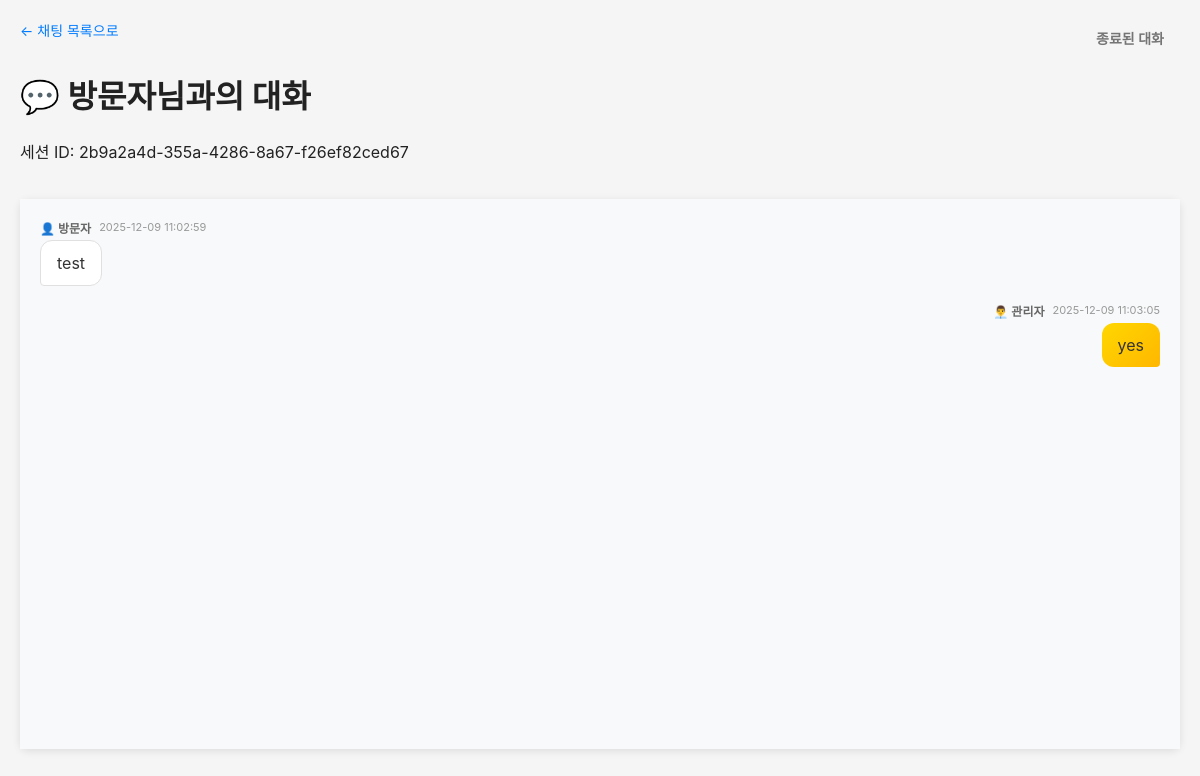
The page /admin/chats/2b9a2a4d-355a-4286-8a67-f26ef82ced67 (signed in) on the database its author committed.
### tables this page shows
CREATE TABLE chat_sessions (
			id INTEGER PRIMARY KEY AUTOINCREMENT,
			session_id TEXT UNIQUE NOT NULL,
			user_name TEXT,
			user_email TEXT,
			status TEXT DEFAULT 'active',
			created_at TIMESTAMP DEFAULT CURRENT_TIMESTAMP,
			updated_at TIMESTAMP DEFAULT CURRENT_TIMESTAMP
		);

CREATE TABLE chat_messages (
			id INTEGER PRIMARY KEY AUTOINCREMENT,
			session_id TEXT NOT NULL,
			sender_type TEXT NOT NULL,
			sender_name TEXT,
			message TEXT NOT NULL,
			is_read INTEGER DEFAULT 0,
			created_at TIMESTAMP DEFAULT CURRENT_TIMESTAMP,
			FOREIGN KEY (session_id) REFERENCES chat_sessions(session_id)
		);

### app.py (the view)
@app.route('/admin/chats/<session_id>')
@login_required
def admin_chat_detail(session_id):
	conn = get_db()
	session_info = conn.execute('''
		SELECT * FROM chat_sessions WHERE session_id = ?
	''', (session_id,)).fetchone()
	if not session_info:
		flash('채팅 세션을 찾을 수 없습니다.', 'error')
		return redirect(url_for('admin_chats'))
	messages = conn.execute('''
		SELECT * FROM chat_messages
		WHERE session_id = ?
		ORDER BY created_at ASC
	''', (session_id,)).fetchall()
	conn.execute('''
		UPDATE chat_messages
		SET is_read = 1
		WHERE session_id = ? AND sender_type = 'user' AND is_read = 0
	''', (session_id,))
	conn.commit()
	conn.close()
	return render_template('admin/chat_detail.html', session=session_info, messages=messages)

### app.py (called while the page is built)
def get_db():
	conn = sqlite3.connect(DATABASE)
	conn.row_factory = sqlite3.Row
	return conn

def login_required(f):
	@wraps(f)
	def decorated_function(*args, **kwargs):
		if 'logged_in' not in session:
			flash('로그인이 필요합니다.', 'error')
			return redirect(url_for('admin_login'))
		return f(*args, **kwargs)
	return decorated_function

### templates/admin/chat_detail.html (shortened to what this page needs)
<!DOCTYPE html>
<html lang="ko">
<head>
    <link rel="stylesheet" href="/static/style.css?v=917">
</head>
<body>
<div class="admin-content">
    <div class="page-header">
        <div>
            <a href="{{ url_for('admin_chats') }}" class="back-btn">← 채팅 목록으로</a>
            <h1>💬 {{ session['user_name'] or '익명' }}님과의 대화</h1>
            <p>세션 ID: {{ session['session_id'] }}</p>
        </div>
        <div>
            {% if session['status'] == 'active' %}
            <button onclick="closeSession()" class="btn btn-danger">대화 종료</button>
            {% else %}
            <span class="status-badge closed">종료된 대화</span>
            {% endif %}
        </div>
    </div>
    <div class="chat-container">
        <div class="chat-messages" id="chatMessages">
            {% for message in messages %}
            <div class="chat-message {{ message['sender_type'] }}">
                <div class="message-header">
                    <span class="sender-name">
                        {% if message['sender_type'] == 'user' %}
                            👤 {{ message['sender_name'] }}
                        {% else %}
                            👨‍💼 관리자
                        {% endif %}
                    </span>
                    <span class="message-time">{{ message['created_at'] }}</span>
                </div>
                <div class="message-content">{{ message['message'] }}</div>
            </div>
            {% endfor %}
        </div>
    </div>
</div>
</body>
</html>

### static/style.css (style rules this page uses)
:root { --bg:#f7f7fb; --accent:#0b5fff; --text:#222; }
* { box-sizing:border-box }
html, body { overflow-x:hidden;width:100%;max-width:100vw }
body { margin:0;padding:0;font-family: -apple-system, BlinkMacSystemFont, "Segoe UI", Roboto, "Noto Sans KR", "Helvetica Neue", Arial; color:var(--text); background:var(--bg) }
a, a:visited, a:hover, a:active { text-decoration: none; color: inherit; }

### templates/admin/chat_detail.html (style rules this page uses)
body { background: #f5f5f5; margin: 0; padding: 20px; font-family: -apple-system, BlinkMacSystemFont, "Segoe UI", Roboto, sans-serif; }
.admin-content { max-width: 1200px; margin: 0 auto; }
.back-btn { display: inline-block; color: #007bff; text-decoration: none; margin-bottom: 10px; font-size: 14px; }
.page-header { display: flex; justify-content: space-between; align-items: flex-start; margin-bottom: 20px; }
.status-badge { display: inline-block; padding: 8px 16px; border-radius: 20px; font-size: 14px; font-weight: 600; }
.status-badge.closed { background: #f5f5f5; color: #757575; }
.chat-container { background: white; border-radius: 8px; box-shadow: 0 2px 8px rgba(0, 0, 0, 0.1); display: flex; flex-direction: column; height: calc(100vh - 250px); min-height: 500px; }
.chat-messages { flex: 1; overflow-y: auto; padding: 20px; background: #f8f9fa; }
.chat-message { margin-bottom: 16px; display: flex; flex-direction: column; }
.chat-message.user { align-items: flex-start; }
.chat-message.admin { align-items: flex-end; }
.message-header { display: flex; align-items: center; gap: 8px; margin-bottom: 4px; }
.sender-name { font-size: 12px; font-weight: 600; color: #666; }
.message-time { font-size: 11px; color: #999; }
.message-content { max-width: 70%; padding: 12px 16px; border-radius: 12px; word-wrap: break-word; white-space: pre-wrap; }
.chat-message.user .message-content { background: white; color: #333; border: 1px solid #e0e0e0; border-bottom-left-radius: 4px; }
.chat-message.admin .message-content { background: linear-gradient(135deg, #ffd700 0%, #ffb700 100%); color: #333; border-bottom-right-radius: 4px; }

### rows shown on the page
chat_sessions: user_name "방문자", session_id "2b9a2a4d-355a-4286-8a67-f26ef82ced67"
chat_messages: sender_name "방문자", created_at "2025-12-09 11:02:59", message "test"
chat_messages: sender_type "👨‍💼 관리자", created_at "2025-12-09 11:03:05", message "yes"
